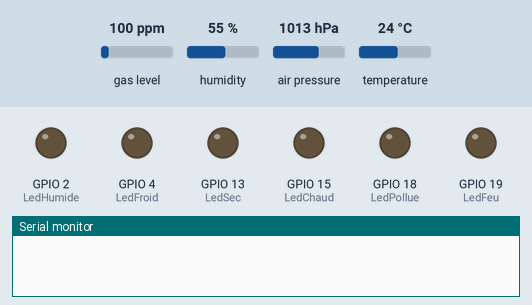
Recording of a sketch running on a simulated ESP32. On the bench: output pins drawn as LEDs (lit = HIGH), the last lines printed to the serial monitor. The inputs (shaded band) are chosen by the test bench; at power-on: humidity 55 %, gas level 100 ppm, air pressure 1013 hPa, temperature 24 °C. WiFi joins after 1.5 s; servers stay silent unless stated.

Above: at 0.1 s.
At 3.2 s:
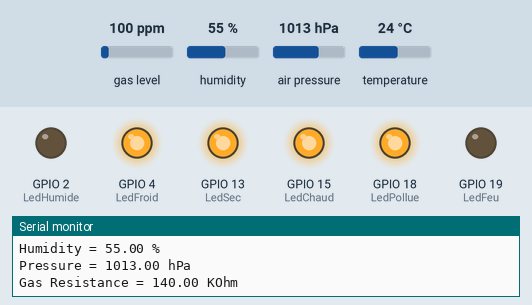
3.3 s: humidity set to 57 %
At 7.0 s:
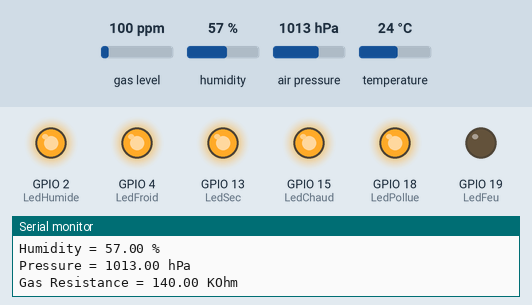
Timing chart, 0 to 8.5 s (numbered marks = the images above; inputs shaded):
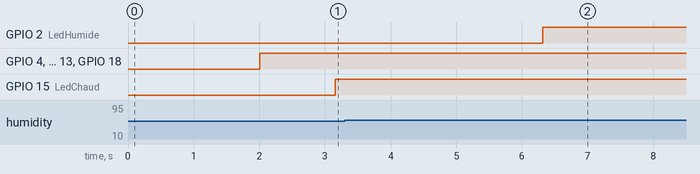

Measured:
- the behaviour switches between 55 and 56 % on humidity (found by bisection; images 1 and 2)
- after the input at 3.3 s, GPIO 2 (LedHumide): LOW → HIGH after 3.0 s

The sketch:

Tableau_de_bord.ino
```cpp
#include <Wire.h>
#include <SPI.h>
#include <Adafruit_Sensor.h>
#include "Adafruit_BME680.h"
#include <WiFi.h>
#include "ESPAsyncWebServer.h"

// Replace with your network credentials
const char* ssid = "Livebox-Adrien Cailly";
const char* password = "57806400EF283953E82E118669";

Adafruit_BME680 bme;

float temperature;
float humidity;
float pressure;
float gasResistance;

AsyncWebServer server(80);
AsyncEventSource events("/events");

unsigned long lastTime = 0;
unsigned long timerDelay = 3000;

void getBME680Readings(){
  // Tell BME680 to begin measurement.
  unsigned long endTime = bme.beginReading();
  if (endTime == 0) {
    Serial.println(F("Failed to begin reading :("));
    return;
  }
  if (!bme.endReading()) {
    Serial.println(F("Failed to complete reading :("));
    return;
  }
  temperature = bme.temperature;
  pressure = bme.pressure / 100.0;
  humidity = bme.humidity;
  gasResistance = bme.gas_resistance / 1000.0;
}

String processor(const String& var){
  getBME680Readings();
  //Serial.println(var);
  if(var == "TEMPERATURE"){
    return String(temperature);
  }
  else if(var == "HUMIDITY"){
    return String(humidity);
  }
  else if(var == "PRESSURE"){
    return String(pressure);
  }
 else if(var == "GAS"){
    return String(gasResistance);
  }
}

const char index_html[] PROGMEM = R"rawliteral(
<!DOCTYPE HTML><html>
<head>
  <title>BME680 Web Server</title>
  <meta name="viewport" content="width=device-width, initial-scale=1">
  <link rel="stylesheet" href="https://use.fontawesome.com/releases/v5.7.2/css/all.css" integrity="sha384-fnmOCqbTlWIlj8LyTjo7mOUStjsKC4pOpQbqyi7RrhN7udi9RwhKkMHpvLbHG9Sr" crossorigin="anonymous">
  <link rel="icon" href="data:,">
  <style>
    html {font-family: Arial; display: inline-block; text-align: center;}
    p {  font-size: 1.2rem;}
    body {  margin: 0;}
    .topnav { overflow: hidden; background-color: #4B1D3F; color: white; font-size: 1.7rem; }
    .content { padding: 20px; }
    .card { background-color: white; box-shadow: 2px 2px 12px 1px rgba(140,140,140,.5); }
    .cards { max-width: 700px; margin: 0 auto; display: grid; grid-gap: 2rem; grid-template-columns: repeat(auto-fit, minmax(300px, 1fr)); }
    .reading { font-size: 2.8rem; }
    .card.temperature { color: #0e7c7b; }
    .card.humidity { color: #17bebb; }
    .card.pressure { color: #3fca6b; }
    .card.gas { color: #d62246; }
    .card.fire { color: #fe1b00; }
  </style>
</head>
<body>
  <div class="topnav">
    <h3>Tableau de bord</h3>
  </div>
  <div class="content">
    <div class="cards">

      <div class="card temperature" id="chaud" style="display:none;">
        <h4><i class="fas fa-temperature-high"></i> TOO HOT</h4><p><span class="reading"><span id="temp1">%TEMPERATURE%</span> &deg;C</span></p>
      </div>

      <div class="card temperature" id="temp_ok" style="display:none;">
        <h4><i class="fas fa-thermometer-half"></i> CORRECT</h4><p><span class="reading"><span id="temp2">%TEMPERATURE%</span> &deg;C</span></p>
      </div>

      <div class="card temperature" id="froid" style="display:none;">
        <h4><i class="fas fa-temperature-low"></i> TOO COLD</h4><p><span class="reading"><span id="temp3">%TEMPERATURE%</span> &deg;C</span></p>
      </div>

      <div class="card humidity" id="dry" style="display:none;">
        <h4><i class="fas fa-tint"></i> TOO DRY</h4><p><span class="reading"><span id="hum1">%HUMIDITY%</span> &percnt;</span></p>
      </div>

      <div class="card humidity" id="humid_ok" style="display:none;">
        <h4><i class="fas fa-tint"></i> CORRECT</h4><p><span class="reading"><span id="hum2">%HUMIDITY%</span> &percnt;</span></p>
      </div>

      <div class="card humidity" id="humid" style="display:none;">
        <h4><i class="fas fa-tint"></i> TOO HUMID</h4><p><span class="reading"><span id="hum3">%HUMIDITY%</span> &percnt;</span></p>
      </div>

      <div class="card pressure">
        <h4><i class="fas fa-angle-double-down"></i> PRESSURE</h4><p><span class="reading"><span id="pres">%PRESSURE%</span> hPa</span></p>
      </div>

      <div class="card gas" id="gas_ok" style="display:none;">
        <h4><i class="fas fa-wind"></i> GAS</h4><p><span class="reading"><span id="gas1">%GAS%</span> K&ohm;</span></p>
      </div>

      <div class="card gas" id="vent" style="display:none;">
        <h4><i class="fas fa-exclamation-triangle"></i></i> VENTILATE</h4><p><span class="reading"><span id="gas2">%GAS%</span> K&ohm;</span></p>
      </div>

      <div class="card fire" id="onFire" style="display:none;">
        <h4><i class="fas fa-fire"></i> FIRE </h4><p><span class="reading"><span id="fire">%FIRE%</span></span></p>
      </div>

    </div>
  </div>
<script>
if (!!window.EventSource) {
 var source = new EventSource('/events');

 source.addEventListener('open', function(e) {
  console.log("Events Connected");
 }, false);
 source.addEventListener('error', function(e) {
  if (e.target.readyState != EventSource.OPEN) {
    console.log("Events Disconnected");
  }
 }, false);

 source.addEventListener('message', function(e) {
  console.log("message", e.data);
 }, false);

 source.addEventListener('temperature', function(e) {
  console.log("temperature", e.data);
  var temp = parseFloat(e.data);
  if(temp>19){
  document.getElementById("temp1").innerHTML = e.data; document.getElementById("chaud").style.display = 'block'; document.getElementById("temp_ok").style.display = 'none'; document.getElementById("froid").style.display = 'none'; }
  else if(temp<17){
  document.getElementById("temp3").innerHTML = e.data; document.getElementById("chaud").style.display = 'none'; document.getElementById("temp_ok").style.display = 'none'; document.getElementById("froid").style.display = 'block';}
  else{
  document.getElementById("temp2").innerHTML = e.data; document.getElementById("chaud").style.display = 'none'; document.getElementById("temp_ok").style.display = 'block'; document.getElementById("froid").style.display = 'none';}
 }, false);

 source.addEventListener('humidity', function(e) {
  console.log("humidity", e.data);
  var hum = parseFloat(e.data);
  if(hum>55){ document.getElementById("hum3").innerHTML = e.data; document.getElementById("humid").style.display = 'block'; document.getElementById("humid_ok").style.display = 'none'; document.getElementById("dry").style.display = 'none'; }
  else if(hum<45){ document.getElementById("hum1").innerHTML = e.data; document.getElementById("humid").style.display = 'none'; document.getElementById("humid_ok").style.display = 'none'; document.getElementById("dry").style.display = 'block';}
  else{ document.getElementById("hum2").innerHTML = e.data; document.getElementById("humid").style.display = 'none'; document.getElementById("humid_ok").style.display = 'block'; document.getElementById("dry").style.display = 'none';}
 }, false);

 source.addEventListener('pressure', function(e) {
  console.log("pressure", e.data);
  document.getElementById("pres").innerHTML = e.data;
 }, false);

 source.addEventListener('gas', function(e) {
  console.log("gas", e.data);
  var gaz = parseFloat(e.data);
  if(50<gaz){
  document.getElementById("gas1").innerHTML = e.data; document.getElementById("gas_ok").style.display = 'block'; document.getElementById("vent").style.display = 'none';}
  else{
  document.getElementById("gas2").innerHTML = e.data; document.getElementById("gas_ok").style.display = 'none'; document.getElementById("vent").style.display = 'block';}
 }, false);

 source.addEventListener('fire', function(e) {
  console.log("fire", e.data);
  var fi = parseFloat(e.data);
  if(fi==1){ document.getElementById("onFire").style.display = 'block';}
  else{ document.getElementById("gas_ok").style.display = 'none';}
 }, false);
}
</script>
</body>
</html>)rawliteral";

const int LedChaud = 15;
const int LedFroid=4;
const int LedSec = 13;
const int LedHumide = 2;
const int LedPollue = 18;
const int LedFeu = 19;


void setup() {
  Serial.begin(115200);

  // Set the device as a Station and Soft Access Point simultaneously
  WiFi.mode(WIFI_AP_STA);

  // Set device as a Wi-Fi Station
  WiFi.begin(ssid, password);
  while (WiFi.status() != WL_CONNECTED) {
    delay(1000);
    Serial.println("Setting as a Wi-Fi Station..");
  }
  Serial.print("Station IP Address: ");
  Serial.println(WiFi.localIP());
  Serial.println();

  // Init BME680 sensor
  if (!bme.begin()) {
    Serial.println(F("Could not find a valid BME680 sensor, check wiring!"));
    while (1);
  }
  // Set up oversampling and filter initialization
  bme.setTemperatureOversampling(BME680_OS_8X);
  bme.setHumidityOversampling(BME680_OS_2X);
  bme.setPressureOversampling(BME680_OS_4X);
  bme.setIIRFilterSize(BME680_FILTER_SIZE_3);
  bme.setGasHeater(320, 150); // 320*C for 150 ms

  // Handle Web Server
  server.on("/", HTTP_GET, [](AsyncWebServerRequest *request){
    request->send_P(200, "text/html", index_html, processor);
  });

  // Handle Web Server Events
  events.onConnect([](AsyncEventSourceClient *client){
    if(client->lastId()){
      Serial.printf("Client reconnected! Last message ID that it got is: %u\n", client->lastId());
    }
    // send event with message "hello!", id current millis
    // and set reconnect delay to 1 second
    client->send("hello!", NULL, millis(), 10000);
  });
  server.addHandler(&events);
  server.begin();

  pinMode(LedChaud, OUTPUT);
  pinMode(LedFroid, OUTPUT);
  pinMode(LedHumide, OUTPUT);
  pinMode(LedSec, OUTPUT);
  pinMode(LedPollue, OUTPUT);
  pinMode(LedFeu, OUTPUT);
}

void loop() {
  if ((millis() - lastTime) > timerDelay) {
    getBME680Readings();
    Serial.printf("Temperature = %.2f ºC \n", temperature);
    Serial.printf("Humidity = %.2f % \n", humidity);
    Serial.printf("Pressure = %.2f hPa \n", pressure);
    Serial.printf("Gas Resistance = %.2f KOhm \n", gasResistance);
    Serial.println();

    // Send Events to the Web Server with the Sensor Readings
    events.send("ping",NULL,millis());
    events.send(String(temperature).c_str(),"temperature",millis());
    events.send(String(humidity).c_str(),"humidity",millis());
    events.send(String(pressure).c_str(),"pressure",millis());
    events.send(String(gasResistance).c_str(),"gas",millis());
    if(50>gasResistance&&temperature>60){
      events.send(String(1).c_str(),"fire",millis());
    }
    lastTime = millis();
  }
  if(temperature>19){
    digitalWrite(LedChaud, HIGH);
  }
  if(temperature<17){
    digitalWrite(LedFroid, HIGH);
  }
  if(humidity>55){
    digitalWrite(LedHumide, HIGH);
  }
  if(humidity<45){
    digitalWrite(LedSec, HIGH);
  }
  if(gasResistance<50){
    digitalWrite(LedPollue, HIGH);
  }
  if(gasResistance<50&&temperature>50){
    digitalWrite(LedFeu, HIGH);
  }
}
```
